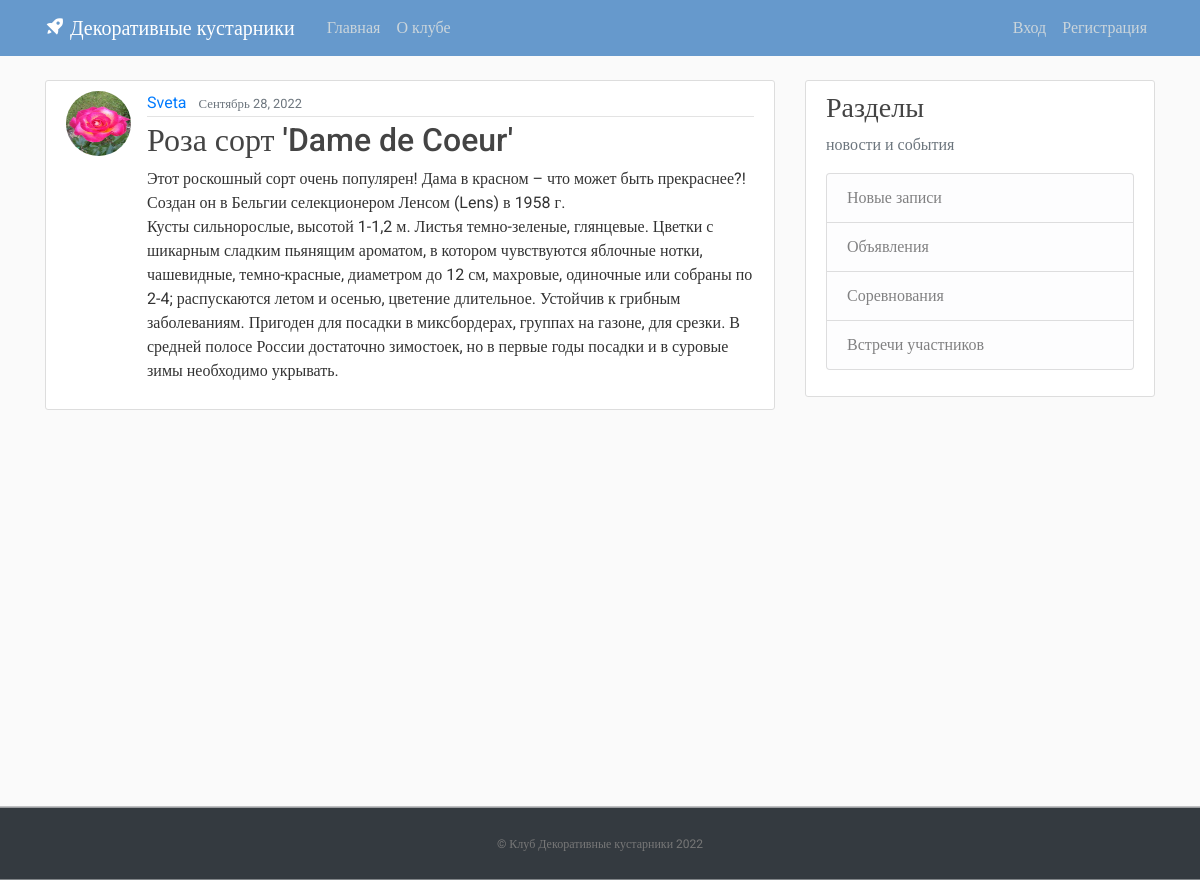
The app's page /post/17/ with its own data.
### blog/models.py (models this page shows, shortened)
class Post(models.Model):
    title = models.CharField(max_length=100)
    content = models.TextField()
    date_posted = models.DateTimeField(default=timezone.now)
    author = models.ForeignKey(User, on_delete=models.CASCADE)

### users/models.py (models this page shows, shortened)
class Profile(models.Model):
    user = models.OneToOneField(User, on_delete=models.CASCADE)
    image = models.ImageField(default='default.jpg', upload_to='profile_pics')

### blog/views.py (the view)
# urls.py: path('post/<int:pk>/', PostDetailView.as_view(), name='post-detail'),
class PostDetailView(DetailView):
    model = Post

### blog/templates/blog/post_detail.html (shortened to what this page needs)
{% extends "blog/base.html" %}
{% block content %}
  <article class="media content-section">
    <img class="rounded-circle article-img" src="{{ object.author.profile.image.url }}">
    <div class="media-body">
      <div class="article-metadata">
        <a class="mr-2" href="{% url 'user-posts' object.author.username %}">{{ object.author }}</a>
        <small class="text-muted">{{ object.date_posted|date:"F d, Y" }}</small>
      </div>
      <h2 class="article-title">{{ object.title }}</h2>
      <p class="article-content">{{ object.content }}</p>
    </div>
  </article>
{% endblock content %}

### blog/static/blog/main.css (style rules this page uses)
body, html { width:100%; height:100% }
body { margin:0; padding:0; background: #fafafa; color: #333333; margin-top: 5rem; font-family:Roboto; }
h1, h2, h3, h4, h5, h6 { color: #444444; }
.content-section { background: #ffffff; padding: 10px 20px; border: 1px solid #dddddd; border-radius: 3px; margin-bottom: 20px; }
.article-title { color: #444444; }
.article-content { white-space: pre-line; }
.article-img { height: 65px; width: 65px; margin-right: 16px; }
.article-metadata { padding-bottom: 1px; margin-bottom: 4px; border-bottom: 1px solid #e3e3e3 }

### records on screen
Post: author.profile.image (picture), author "Sveta", date_posted "Сентябрь 28, 2022", title "Роза сорт 'Dame de Coeur'", content "Этот роскошный сорт очень популярен! Дама в красном – что может быть прекраснее?! Создан он в Бельгии селекционером Ленсом (Lens) в 1958 г. Кусты сильнорослые, высотой 1-1,2 м. Листья темно-зеленые, глянцевые. Цветки с шикарным сладким пьянящим ароматом, в котором чувствуются яблочные нотки, чашевидные, темно-красные, диаметром до 12 см, махровые, одиночные или собраны по 2-4; распускаются летом и осенью, цветение длительное. Устойчив к грибным заболеваниям. Пригоден для посадки в миксбордерах, группах на газоне, для срезки. В средней полосе России достаточно зимостоек, но в первые годы посадки и в суровые зимы необходимо укрывать."
